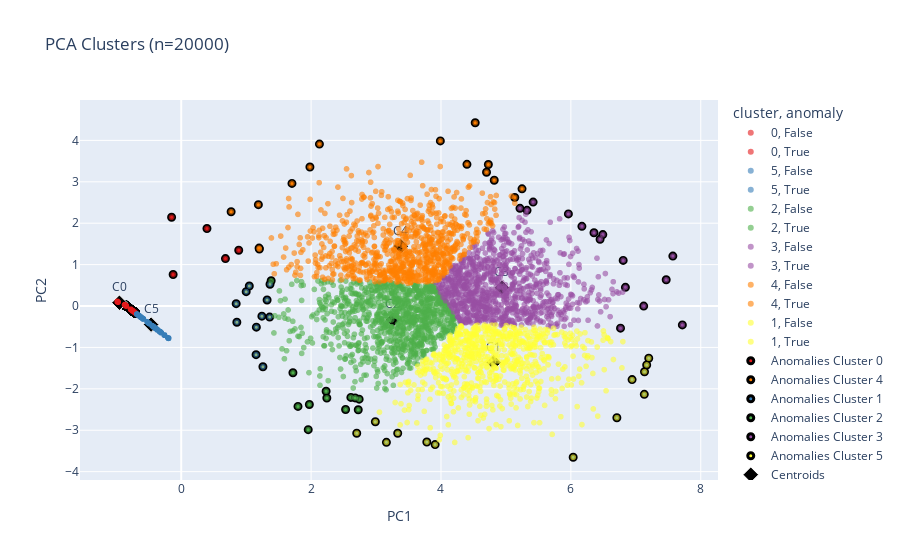

Notebook source saved alongside this figure:
### Code cell
anomalies = analysis_kmeans['anomaly'].values
plot_clusters(
  normalized_data=normalize_select_features_df,
  labels=data_kmean.labels_,
  original_df=select_features_df,
  anomalies_mask=anomalies,
  sample_size=20000
)

### Figure 1 — Plotly figure (JSON) as saved in the notebook; plotly's stock layout.template omitted (floating-point values rounded to 4 significant figures; data arrays with more than 128 entries replaced by an {"elided": "..."} marker saying what was removed)
{"data": [{"customdata": {"elided": "11646x6 mixed values"}, "hovertemplate": "cluster=%{customdata[4]}<br>anomaly=%{customdata[5]}<br>PC1=%{x}<br>PC2=%{y}<br>initial_amount=%{customdata[0]}<br>transfer_amount=%{customdata[1]}<br>amount_received=%{customdata[2]}<br>final_amount=%{customdata[3]}<extra></extra>", "legendgroup": "0, False", "marker": {"color": "rgb(228,26,28)", "opacity": 0.6, "size": 6, "symbol": "circle"}, "mode": "markers", "name": "0, False", "showlegend": true, "type": "scattergl", "x": {"elided": "11646 float values"}, "xaxis": "x", "y": {"elided": "11646 float values"}, "yaxis": "y"}, {"customdata": {"elided": "1783x6 mixed values"}, "hovertemplate": "cluster=%{customdata[4]}<br>anomaly=%{customdata[5]}<br>PC1=%{x}<br>PC2=%{y}<br>initial_amount=%{customdata[0]}<br>transfer_amount=%{customdata[1]}<br>amount_received=%{customdata[2]}<br>final_amount=%{customdata[3]}<extra></extra>", "legendgroup": "0, True", "marker": {"color": "rgb(228,26,28)", "opacity": 0.6, "size": 6, "symbol": "circle"}, "mode": "markers", "name": "0, True", "showlegend": true, "type": "scattergl", "x": {"elided": "1783 float values"}, "xaxis": "x", "y": {"elided": "1783 float values"}, "yaxis": "y"}, {"customdata": {"elided": "3065x6 mixed values"}, "hovertemplate": "cluster=%{customdata[4]}<br>anomaly=%{customdata[5]}<br>PC1=%{x}<br>PC2=%{y}<br>initial_amount=%{customdata[0]}<br>transfer_amount=%{customdata[1]}<br>amount_received=%{customdata[2]}<br>final_amount=%{customdata[3]}<extra></extra>", "legendgroup": "5, False", "marker": {"color": "rgb(55,126,184)", "opacity": 0.6, "size": 6, "symbol": "circle"}, "mode": "markers", "name": "5, False", "showlegend": true, "type": "scattergl", "x": {"elided": "3065 float values"}, "xaxis": "x", "y": {"elided": "3065 float values"}, "yaxis": "y"}, {"customdata": [[42250.0, 20470.0, 20470.0, 21780.0, "5", true], [92660.0, 13610.0, 13610.0, 79040.0, "5", true], [107000.0, 11620.0, 11620.0, 95390.0, "5", true], [64400.0, 16530.0, 16530.0, 47860.0, "5", true], [86560.0, 10480.0, 10480.0, 76080.0, "5", true], [76530.0, 15470.0, 15470.0, 61060.0, "5", true], [56450.0, 14020.0, 14020.0, 42430.0, "5", true], [70840.0, 11290.0, 11290.0, 59550.0, "5", true], [80570.0, 16310.0, 16310.0, 64260.0, "5", true], [92940.0, 9966.0, 9966.0, 82970.0, "5", true], [36770.0, 22840.0, 22840.0, 13930.0, "5", true]], "hovertemplate": "cluster=%{customdata[4]}<br>anomaly=%{customdata[5]}<br>PC1=%{x}<br>PC2=%{y}<br>initial_amount=%{customdata[0]}<br>transfer_amount=%{customdata[1]}<br>amount_received=%{customdata[2]}<br>final_amount=%{customdata[3]}<extra></extra>", "legendgroup": "5, True", "marker": {"color": "rgb(55,126,184)", "opacity": 0.6, "size": 6, "symbol": "circle"}, "mode": "markers", "name": "5, True", "showlegend": true, "type": "scattergl", "x": [1.153, 1.322, 1.367, 1.157, 1.0, 1.242, 0.8564, 0.8464, 1.362, 1.049, 1.258], "xaxis": "x", "y": [-1.176, 0.1461, 0.5266, -0.5107, 0.3473, -0.2457, -0.3911, 0.05629, -0.2669, 0.4825, -1.467], "yaxis": "y"}, {"customdata": {"elided": "982x6 mixed values"}, "hovertemplate": "cluster=%{customdata[4]}<br>anomaly=%{customdata[5]}<br>PC1=%{x}<br>PC2=%{y}<br>initial_amount=%{customdata[0]}<br>transfer_amount=%{customdata[1]}<br>amount_received=%{customdata[2]}<br>final_amount=%{customdata[3]}<extra></extra>", "legendgroup": "2, False", "marker": {"color": "rgb(77,175,74)", "opacity": 0.6, "size": 6, "symbol": "circle"}, "mode": "markers", "name": "2, False", "showlegend": true, "type": "scattergl", "x": {"elided": "982 float values"}, "xaxis": "x", "y": {"elided": "982 float values"}, "yaxis": "y"}, {"customdata": [[50820.0, 33240.0, 33240.0, 17580.0, "2", true], [55790.0, 32200.0, 32200.0, 23590.0, "2", true], [60550.0, 37840.0, 37840.0, 22720.0, "2", true], [26500.0, 31780.0, 31780.0, -5285.0, "2", true], [69610.0, 36390.0, 36390.0, 33220.0, "2", true], [65960.0, 35370.0, 35370.0, 30590.0, "2", true], [68120.0, 35840.0, 35840.0, 32280.0, "2", true], [50320.0, 26470.0, 26470.0, 23850.0, "2", true], [14220.0, 36070.0, 36070.0, -21840.0, "2", true], [35010.0, 32550.0, 32550.0, 2464.0, "2", true], [53090.0, 36620.0, 36620.0, 16470.0, "2", true], [110400.0, 11230.0, 11230.0, 99210.0, "2", true]], "hovertemplate": "cluster=%{customdata[4]}<br>anomaly=%{customdata[5]}<br>PC1=%{x}<br>PC2=%{y}<br>initial_amount=%{customdata[0]}<br>transfer_amount=%{customdata[1]}<br>amount_received=%{customdata[2]}<br>final_amount=%{customdata[3]}<extra></extra>", "legendgroup": "2, True", "marker": {"color": "rgb(77,175,74)", "opacity": 0.6, "size": 6, "symbol": "circle"}, "mode": "markers", "name": "2, True", "showlegend": true, "type": "scattergl", "x": [2.242, 2.231, 2.726, 1.798, 2.74, 2.612, 2.678, 1.72, 1.956, 1.973, 2.531, 1.385], "xaxis": "x", "y": [-2.221, -2.058, -2.506, -2.425, -2.249, -2.207, -2.22, -1.611, -2.985, -2.377, -2.499, 0.6089], "yaxis": "y"}, {"customdata": {"elided": "941x6 mixed values"}, "hovertemplate": "cluster=%{customdata[4]}<br>anomaly=%{customdata[5]}<br>PC1=%{x}<br>PC2=%{y}<br>initial_amount=%{customdata[0]}<br>transfer_amount=%{customdata[1]}<br>amount_received=%{customdata[2]}<br>final_amount=%{customdata[3]}<extra></extra>", "legendgroup": "3, False", "marker": {"color": "rgb(152,78,163)", "opacity": 0.6, "size": 6, "symbol": "circle"}, "mode": "markers", "name": "3, False", "showlegend": true, "type": "scattergl", "x": {"elided": "941 float values"}, "xaxis": "x", "y": {"elided": "941 float values"}, "yaxis": "y"}, {"customdata": [[349500.0, 35240.0, 35240.0, 314300.0, "3", true], [352100.0, 47600.0, 47600.0, 304500.0, "3", true], [321200.0, 44920.0, 44920.0, 276300.0, "3", true], [341400.0, 40830.0, 40830.0, 300600.0, "3", true], [375100.0, 44800.0, 44800.0, 330300.0, "3", true], [343400.0, 32120.0, 32120.0, 311300.0, "3", true], [320000.0, 23800.0, 23800.0, 296200.0, "3", true], [285700.0, 50330.0, 50330.0, 235300.0, "3", true], [345600.0, 34160.0, 34160.0, 311400.0, "3", true], [317400.0, 49300.0, 49300.0, 268100.0, "3", true], [345100.0, 29080.0, 29080.0, 316000.0, "3", true], [344100.0, 35660.0, 35660.0, 308500.0, "3", true], [325900.0, 55580.0, 55580.0, 270300.0, "3", true], [333000.0, 24130.0, 24130.0, 308900.0, "3", true], [322700.0, 24750.0, 24750.0, 297900.0, "3", true]], "hovertemplate": "cluster=%{customdata[4]}<br>anomaly=%{customdata[5]}<br>PC1=%{x}<br>PC2=%{y}<br>initial_amount=%{customdata[0]}<br>transfer_amount=%{customdata[1]}<br>amount_received=%{customdata[2]}<br>final_amount=%{customdata[3]}<extra></extra>", "legendgroup": "3, True", "marker": {"color": "rgb(152,78,163)", "opacity": 0.6, "size": 6, "symbol": "circle"}, "mode": "markers", "name": "3, True", "showlegend": true, "type": "scattergl", "x": [6.492, 7.468, 6.84, 6.806, 7.57, 6.17, 5.216, 6.765, 6.356, 7.122, 5.962, 6.45, 7.717, 5.419, 5.325], "xaxis": "x", "y": [1.725, 0.6331, 0.4505, 1.102, 1.206, 1.924, 2.359, -0.5342, 1.769, -0.001416, 2.224, 1.612, -0.4568, 2.509, 2.31], "yaxis": "y"}, {"customdata": {"elided": "813x6 mixed values"}, "hovertemplate": "cluster=%{customdata[4]}<br>anomaly=%{customdata[5]}<br>PC1=%{x}<br>PC2=%{y}<br>initial_amount=%{customdata[0]}<br>transfer_amount=%{customdata[1]}<br>amount_received=%{customdata[2]}<br>final_amount=%{customdata[3]}<extra></extra>", "legendgroup": "4, False", "marker": {"color": "rgb(255,127,0)", "opacity": 0.6, "size": 6, "symbol": "circle"}, "mode": "markers", "name": "4, False", "showlegend": true, "type": "scattergl", "x": {"elided": "813 float values"}, "xaxis": "x", "y": {"elided": "813 float values"}, "yaxis": "y"}, {"customdata": [[336800.0, 21190.0, 21190.0, 315600.0, "4", true], [128600.0, 5576.0, 5576.0, 123000.0, "4", true], [325500.0, 21770.0, 21770.0, 303700.0, "4", true], [129200.0, 5410.0, 5410.0, 123800.0, "4", true], [326800.0, 17380.0, 17380.0, 309400.0, "4", true], [361000.0, 7360.0, 7360.0, 353700.0, "4", true], [200800.0, -846.5, -846.5, 201700.0, "4", true], [249000.0, -3973.0, -3973.0, 253000.0, "4", true], [224900.0, -1550.0, -1550.0, 226500.0, "4", true], [322800.0, 12580.0, 12580.0, 310200.0, "4", true], [328400.0, 15520.0, 15520.0, 312900.0, "4", true], [335700.0, 14590.0, 14590.0, 321100.0, "4", true], [141200.0, -2398.0, -2398.0, 143500.0, "4", true], [163400.0, -898.5, -898.5, 164300.0, "4", true], [325300.0, 6750.0, 6750.0, 318500.0, "4", true]], "hovertemplate": "cluster=%{customdata[4]}<br>anomaly=%{customdata[5]}<br>PC1=%{x}<br>PC2=%{y}<br>initial_amount=%{customdata[0]}<br>transfer_amount=%{customdata[1]}<br>amount_received=%{customdata[2]}<br>final_amount=%{customdata[3]}<extra></extra>", "legendgroup": "4, True", "marker": {"color": "rgb(255,127,0)", "opacity": 0.6, "size": 6, "symbol": "circle"}, "mode": "markers", "name": "4, True", "showlegend": true, "type": "scattergl", "x": [5.248, 1.203, 5.136, 1.199, 4.82, 4.527, 1.705, 2.128, 1.982, 4.4, 4.701, 4.73, 0.7685, 1.188, 3.99], "xaxis": "x", "y": [2.83, 1.376, 2.621, 1.399, 3.038, 4.426, 2.96, 3.911, 3.357, 3.421, 3.231, 3.416, 2.276, 2.448, 3.987], "yaxis": "y"}, {"customdata": {"elided": "704x6 mixed values"}, "hovertemplate": "cluster=%{customdata[4]}<br>anomaly=%{customdata[5]}<br>PC1=%{x}<br>PC2=%{y}<br>initial_amount=%{customdata[0]}<br>transfer_amount=%{customdata[1]}<br>amount_received=%{customdata[2]}<br>final_amount=%{customdata[3]}<extra></extra>", "legendgroup": "1, False", "marker": {"color": "rgb(255,255,51)", "opacity": 0.6, "size": 6, "symbol": "circle"}, "mode": "markers", "name": "1, False", "showlegend": true, "type": "scattergl", "x": {"elided": "704 float values"}, "xaxis": "x", "y": {"elided": "704 float values"}, "yaxis": "y"}, {"customdata": [[51730.0, 45120.0, 45120.0, 6611.0, "1", true], [79670.0, 49940.0, 49940.0, 29730.0, "1", true], [251600.0, 58800.0, 58800.0, 192800.0, "1", true], [272200.0, 58040.0, 58040.0, 214200.0, "1", true], [211900.0, 62880.0, 62880.0, 149000.0, "1", true], [247300.0, 62060.0, 62060.0, 185200.0, "1", true], [76640.0, 48810.0, 48810.0, 27830.0, "1", true], [278800.0, 57270.0, 57270.0, 221600.0, "1", true], [40940.0, 41060.0, 41060.0, -120.4, "1", true], [65890.0, 44860.0, 44860.0, 21040.0, "1", true], [153700.0, 64530.0, 64530.0, 89200.0, "1", true], [265400.0, 58830.0, 58830.0, 206600.0, "1", true], [61490.0, 41130.0, 41130.0, 20360.0, "1", true]], "hovertemplate": "cluster=%{customdata[4]}<br>anomaly=%{customdata[5]}<br>PC1=%{x}<br>PC2=%{y}<br>initial_amount=%{customdata[0]}<br>transfer_amount=%{customdata[1]}<br>amount_received=%{customdata[2]}<br>final_amount=%{customdata[3]}<extra></extra>", "legendgroup": "1, True", "marker": {"color": "rgb(255,255,51)", "opacity": 0.6, "size": 6, "symbol": "circle"}, "mode": "markers", "name": "1, True", "showlegend": true, "type": "scattergl", "x": [3.16, 3.91, 6.942, 7.167, 6.708, 7.131, 3.782, 7.199, 2.703, 3.334, 6.036, 7.134, 2.989], "xaxis": "x", "y": [-3.293, -3.346, -1.777, -1.423, -2.697, -2.134, -3.285, -1.261, -3.072, -3.073, -3.652, -1.589, -2.794], "yaxis": "y"}, {"customdata": {"elided": "1783x4 float values"}, "hovertemplate": "initial_amount: %{customdata[0]}<br>transfer_amount: %{customdata[1]}<br>amount_received: %{customdata[2]}<br>final_amount: %{customdata[3]}<br>cluster: %{text}<br>anomaly: True<br>PC1: %{x}<br>PC2: %{y}<extra></extra>", "marker": {"color": "rgb(228,26,28)", "line": {"color": "black", "width": 3}, "size": 6, "symbol": "circle"}, "mode": "markers", "name": "Anomalies Cluster 0", "text": {"elided": "1783 str values"}, "type": "scatter", "x": {"elided": "1783 float values"}, "y": {"elided": "1783 float values"}}, {"customdata": [[336800.0, 21190.0, 21190.0, 315600.0], [128600.0, 5576.0, 5576.0, 123000.0], [325500.0, 21770.0, 21770.0, 303700.0], [129200.0, 5410.0, 5410.0, 123800.0], [326800.0, 17380.0, 17380.0, 309400.0], [361000.0, 7360.0, 7360.0, 353700.0], [200800.0, -846.5, -846.5, 201700.0], [249000.0, -3973.0, -3973.0, 253000.0], [224900.0, -1550.0, -1550.0, 226500.0], [322800.0, 12580.0, 12580.0, 310200.0], [328400.0, 15520.0, 15520.0, 312900.0], [335700.0, 14590.0, 14590.0, 321100.0], [141200.0, -2398.0, -2398.0, 143500.0], [163400.0, -898.5, -898.5, 164300.0], [325300.0, 6750.0, 6750.0, 318500.0]], "hovertemplate": "initial_amount: %{customdata[0]}<br>transfer_amount: %{customdata[1]}<br>amount_received: %{customdata[2]}<br>final_amount: %{customdata[3]}<br>cluster: %{text}<br>anomaly: True<br>PC1: %{x}<br>PC2: %{y}<extra></extra>", "marker": {"color": "rgb(255,127,0)", "line": {"color": "black", "width": 3}, "size": 6, "symbol": "circle"}, "mode": "markers", "name": "Anomalies Cluster 4", "text": ["4", "4", "4", "4", "4", "4", "4", "4", "4", "4", "4", "4", "4", "4", "4"], "type": "scatter", "x": [5.248, 1.203, 5.136, 1.199, 4.82, 4.527, 1.705, 2.128, 1.982, 4.4, 4.701, 4.73, 0.7685, 1.188, 3.99], "y": [2.83, 1.376, 2.621, 1.399, 3.038, 4.426, 2.96, 3.911, 3.357, 3.421, 3.231, 3.416, 2.276, 2.448, 3.987]}, {"customdata": [[51730.0, 45120.0, 45120.0, 6611.0], [79670.0, 49940.0, 49940.0, 29730.0], [251600.0, 58800.0, 58800.0, 192800.0], [272200.0, 58040.0, 58040.0, 214200.0], [211900.0, 62880.0, 62880.0, 149000.0], [247300.0, 62060.0, 62060.0, 185200.0], [76640.0, 48810.0, 48810.0, 27830.0], [278800.0, 57270.0, 57270.0, 221600.0], [40940.0, 41060.0, 41060.0, -120.4], [65890.0, 44860.0, 44860.0, 21040.0], [153700.0, 64530.0, 64530.0, 89200.0], [265400.0, 58830.0, 58830.0, 206600.0], [61490.0, 41130.0, 41130.0, 20360.0]], "hovertemplate": "initial_amount: %{customdata[0]}<br>transfer_amount: %{customdata[1]}<br>amount_received: %{customdata[2]}<br>final_amount: %{customdata[3]}<br>cluster: %{text}<br>anomaly: True<br>PC1: %{x}<br>PC2: %{y}<extra></extra>", "marker": {"color": "rgb(55,126,184)", "line": {"color": "black", "width": 3}, "size": 6, "symbol": "circle"}, "mode": "markers", "name": "Anomalies Cluster 1", "text": ["1", "1", "1", "1", "1", "1", "1", "1", "1", "1", "1", "1", "1"], "type": "scatter", "x": [3.16, 3.91, 6.942, 7.167, 6.708, 7.131, 3.782, 7.199, 2.703, 3.334, 6.036, 7.134, 2.989], "y": [-3.293, -3.346, -1.777, -1.423, -2.697, -2.134, -3.285, -1.261, -3.072, -3.073, -3.652, -1.589, -2.794]}, {"customdata": [[50820.0, 33240.0, 33240.0, 17580.0], [55790.0, 32200.0, 32200.0, 23590.0], [60550.0, 37840.0, 37840.0, 22720.0], [26500.0, 31780.0, 31780.0, -5285.0], [69610.0, 36390.0, 36390.0, 33220.0], [65960.0, 35370.0, 35370.0, 30590.0], [68120.0, 35840.0, 35840.0, 32280.0], [50320.0, 26470.0, 26470.0, 23850.0], [14220.0, 36070.0, 36070.0, -21840.0], [35010.0, 32550.0, 32550.0, 2464.0], [53090.0, 36620.0, 36620.0, 16470.0], [110400.0, 11230.0, 11230.0, 99210.0]], "hovertemplate": "initial_amount: %{customdata[0]}<br>transfer_amount: %{customdata[1]}<br>amount_received: %{customdata[2]}<br>final_amount: %{customdata[3]}<br>cluster: %{text}<br>anomaly: True<br>PC1: %{x}<br>PC2: %{y}<extra></extra>", "marker": {"color": "rgb(77,175,74)", "line": {"color": "black", "width": 3}, "size": 6, "symbol": "circle"}, "mode": "markers", "name": "Anomalies Cluster 2", "text": ["2", "2", "2", "2", "2", "2", "2", "2", "2", "2", "2", "2"], "type": "scatter", "x": [2.242, 2.231, 2.726, 1.798, 2.74, 2.612, 2.678, 1.72, 1.956, 1.973, 2.531, 1.385], "y": [-2.221, -2.058, -2.506, -2.425, -2.249, -2.207, -2.22, -1.611, -2.985, -2.377, -2.499, 0.6089]}, {"customdata": [[349500.0, 35240.0, 35240.0, 314300.0], [352100.0, 47600.0, 47600.0, 304500.0], [321200.0, 44920.0, 44920.0, 276300.0], [341400.0, 40830.0, 40830.0, 300600.0], [375100.0, 44800.0, 44800.0, 330300.0], [343400.0, 32120.0, 32120.0, 311300.0], [320000.0, 23800.0, 23800.0, 296200.0], [285700.0, 50330.0, 50330.0, 235300.0], [345600.0, 34160.0, 34160.0, 311400.0], [317400.0, 49300.0, 49300.0, 268100.0], [345100.0, 29080.0, 29080.0, 316000.0], [344100.0, 35660.0, 35660.0, 308500.0], [325900.0, 55580.0, 55580.0, 270300.0], [333000.0, 24130.0, 24130.0, 308900.0], [322700.0, 24750.0, 24750.0, 297900.0]], "hovertemplate": "initial_amount: %{customdata[0]}<br>transfer_amount: %{customdata[1]}<br>amount_received: %{customdata[2]}<br>final_amount: %{customdata[3]}<br>cluster: %{text}<br>anomaly: True<br>PC1: %{x}<br>PC2: %{y}<extra></extra>", "marker": {"color": "rgb(152,78,163)", "line": {"color": "black", "width": 3}, "size": 6, "symbol": "circle"}, "mode": "markers", "name": "Anomalies Cluster 3", "text": ["3", "3", "3", "3", "3", "3", "3", "3", "3", "3", "3", "3", "3", "3", "3"], "type": "scatter", "x": [6.492, 7.468, 6.84, 6.806, 7.57, 6.17, 5.216, 6.765, 6.356, 7.122, 5.962, 6.45, 7.717, 5.419, 5.325], "y": [1.725, 0.6331, 0.4505, 1.102, 1.206, 1.924, 2.359, -0.5342, 1.769, -0.001416, 2.224, 1.612, -0.4568, 2.509, 2.31]}, {"customdata": [[42250.0, 20470.0, 20470.0, 21780.0], [92660.0, 13610.0, 13610.0, 79040.0], [107000.0, 11620.0, 11620.0, 95390.0], [64400.0, 16530.0, 16530.0, 47860.0], [86560.0, 10480.0, 10480.0, 76080.0], [76530.0, 15470.0, 15470.0, 61060.0], [56450.0, 14020.0, 14020.0, 42430.0], [70840.0, 11290.0, 11290.0, 59550.0], [80570.0, 16310.0, 16310.0, 64260.0], [92940.0, 9966.0, 9966.0, 82970.0], [36770.0, 22840.0, 22840.0, 13930.0]], "hovertemplate": "initial_amount: %{customdata[0]}<br>transfer_amount: %{customdata[1]}<br>amount_received: %{customdata[2]}<br>final_amount: %{customdata[3]}<br>cluster: %{text}<br>anomaly: True<br>PC1: %{x}<br>PC2: %{y}<extra></extra>", "marker": {"color": "rgb(255,255,51)", "line": {"color": "black", "width": 3}, "size": 6, "symbol": "circle"}, "mode": "markers", "name": "Anomalies Cluster 5", "text": ["5", "5", "5", "5", "5", "5", "5", "5", "5", "5", "5"], "type": "scatter", "x": [1.153, 1.322, 1.367, 1.157, 1.0, 1.242, 0.8564, 0.8464, 1.362, 1.049, 1.258], "y": [-1.176, 0.1461, 0.5266, -0.5107, 0.3473, -0.2457, -0.3911, 0.05629, -0.2669, 0.4825, -1.467]}, {"marker": {"color": "black", "line": {"color": "white", "width": 1}, "size": 12, "symbol": "diamond"}, "mode": "markers+text", "name": "Centroids", "text": ["C0", "C1", "C2", "C3", "C4", "C5"], "textposition": "top center", "type": "scatter", "x": [-0.9519, 4.813, 3.26, 4.938, 3.381, -0.4643], "y": [0.07952, -1.361, -0.3327, 0.4425, 1.444, -0.4485]}], "layout": {"legend": {"title": {"text": "cluster, anomaly"}, "tracegroupgap": 0}, "title": {"text": "PCA Clusters (n=20000)"}, "xaxis": {"anchor": "y", "domain": [0, 1], "title": {"text": "PC1"}}, "yaxis": {"anchor": "x", "domain": [0, 1], "title": {"text": "PC2"}}}}
